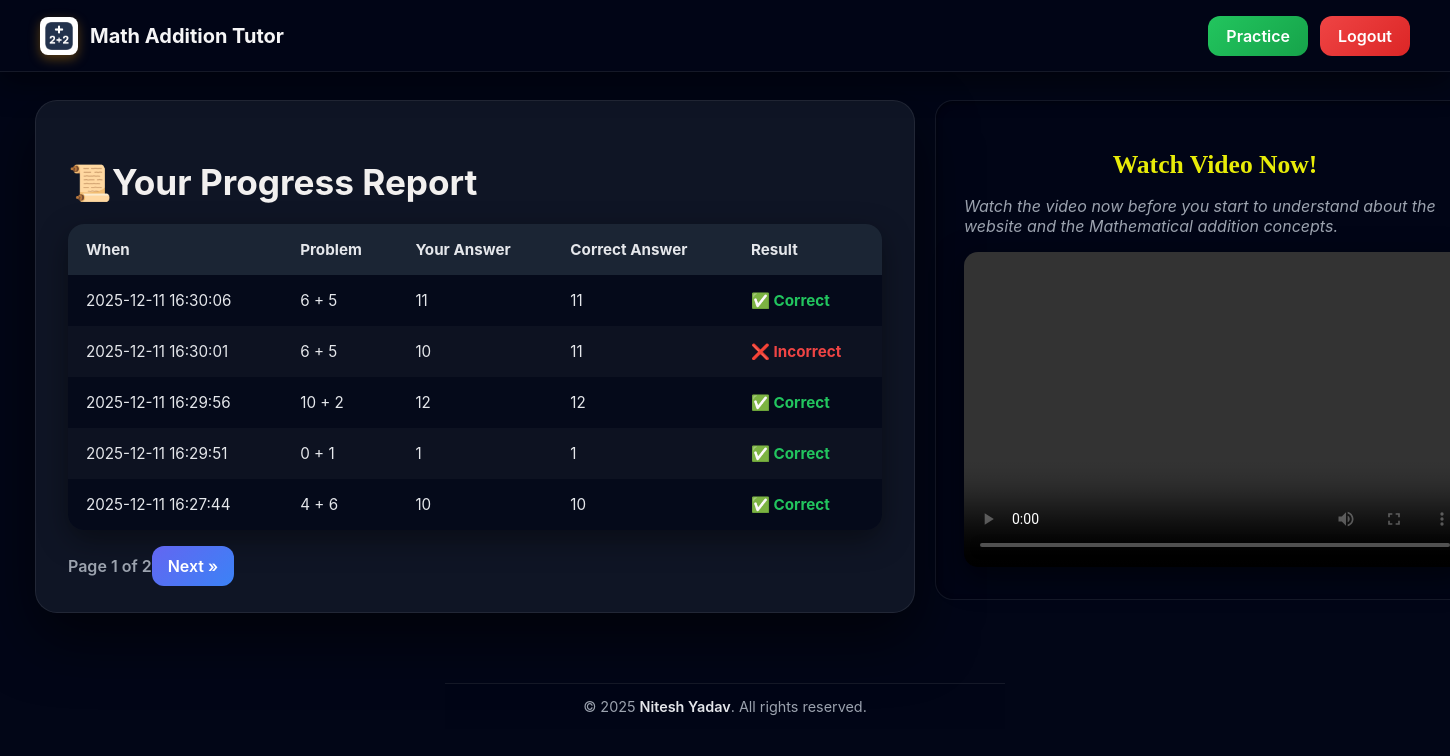
The app's page / (signed in) with its own data.
### app.py (models this page shows)
class Attempt(db.Model):
    id = db.Column(db.Integer, primary_key=True)
    user_id = db.Column(db.Integer, db.ForeignKey('user.id'), nullable=False)
    a = db.Column(db.Integer, nullable=False)
    b = db.Column(db.Integer, nullable=False)
    student_answer = db.Column(db.Integer, nullable=False)
    correct_answer = db.Column(db.Integer, nullable=False)
    is_correct = db.Column(db.Boolean, nullable=False)
    timestamp = db.Column(db.DateTime, default=db.func.current_timestamp())

### app.py (the view)
@app.route('/')
@login_required
def dashboard():
    page = request.args.get('page', 1, type=int)
    per_page = 10
    pagination = (
        Attempt.query.filter_by(user_id=current_user.id)
        .order_by(Attempt.timestamp.desc())
        .paginate(page=page, per_page=5, error_out=False)
    )
    return render_template(
        'dashboard.html',
        attempts=pagination.items,
        pagination=pagination,
    )

### app.py (called while the page is built)
@login_manager.user_loader
def load_user(user_id):
    return User.query.get(int(user_id))

### templates/dashboard.html (shortened to what this page needs)
{% extends "base.html" %}
{% block content %}
<div class="navbar">
  <div class="nav-left">
  <img src="{{ url_for('static', filename='assets/logo.png') }}" class="nav-logo" alt="Logo">
  <a href="{{ url_for('dashboard') }}">
    <span class="nav-title">Math Addition Tutor</span>
  </a>
</div>
  <div class="nav-right">
    <a href="{{ url_for('index') }}" class="btn-pmore-icon">Practice</a>
    <a href="{{ url_for('logout') }}" class="btn-logout-icon">Logout</a>
  </div>
</div>
<div class="main-container">
<div class="dashboard-container">
  <h1>📜Your Progress Report</h1>
  {% if attempts %}
  <table class="attempt-table">
    <thead>
      <tr>
        <th>When</th>
        <th>Problem</th>
        <th>Your Answer</th>
        <th>Correct Answer</th>
        <th>Result</th>
      </tr>
    </thead>
    <tbody>
      {% for attempt in attempts %}
      <tr>
        <td>{{ attempt.timestamp.strftime('%Y-%m-%d %H:%M:%S') if attempt.timestamp else '' }}</td>
        <td>{{ attempt.a }} + {{ attempt.b }}</td>
        <td>{{ attempt.student_answer }}</td>
        <td>{{ attempt.correct_answer }}</td>
        <td class="{{ 'correct' if attempt.is_correct else 'incorrect' }}">
          {{ "✅ Correct" if attempt.is_correct else "❌ Incorrect" }}
        </td>
      </tr>
      {% endfor %}
    </tbody>
  </table>
  <div class="pagination">
    <div>Page {{ pagination.page }} of {{ pagination.pages or 1 }}</div>
    <div>
      {% if pagination.has_next %}
        <a href="{{ url_for('dashboard', page=pagination.next_num) }}">Next »</a>
      {% endif %}
    </div>
  </div>
  {% else %}
    <p>No attempts yet. Try a problem first!</p>
  {% endif %}
</div>
<div class="video-section">
    <h2 class="video-text-tag">Watch Video Now!</h2>
    <p class="video-text-demo">Watch the video now before you start to understand about the website and the Mathematical addition concepts. </p>
    <video width="100%" height="315" controls>
      <source src="{{ url_for('static', filename='assets/demo.mp4') }}" type="video/mp4" />
    </video>
  </div>
  </div>
  <footer class="footer">
  © {{ current_year | default(2025) }} <span>Nitesh Yadav</span>. All rights reserved.
</footer>
{% endblock %}

### templates/base.html (style rules this page uses)
body { font-family: Arial; max-width: 600px; margin: 40px auto; padding: 0 20px; }

### templates/dashboard.html (style rules this page uses)
*, *::before, *::after { box-sizing: border-box; }
body { background: radial-gradient(circle at top, #020617, #020617); font-family: 'Inter', sans-serif; color: #e5e7eb; }
.main-container { margin-top: 100px; width: 100rem; display: flex; justify-content: center; align-items: flex-start; gap: 20px; margin-left: -30rem; }
.dashboard-container { width: 55rem; max-width: 55rem; padding: 36px 32px; background: rgba(17, 24, 39, 0.9); backdrop-filter: blur(14px); border-radius: 22px; box-shadow: 0 25px 60px rgba(0,0,0,0.6); border: 1px solid rgba(255,255,255,0.08); display: flex; justify-content: space-between; align-items: center; margin-bottom: 30px; flex-wrap: wrap; }
.video-section { width: 35rem; margin-top: 0; padding: 28px; background: rgba(2, 6, 23, 0.75); border-radius: 18px; border: 1px solid rgba(255,255,255,0.08); box-shadow: inset 0 2px 6px rgba(0,0,0,0.4); }
h1 { font-size: 2.2em; font-weight: 700; color: #f2f0ef; margin-bottom: 20px; }
.btn-pmore-icon { padding: 10px 18px; background: linear-gradient(135deg, #22c55e, #16a34a); color: white !important; border-radius: 12px; text-decoration: none; font-weight: 600; transition: 0.25s ease; }
.btn-logout-icon { padding: 10px 18px; background: linear-gradient(135deg, #ef4444, #dc2626); color: white !important; border-radius: 12px; text-decoration: none; font-weight: 600; transition: 0.25s ease; }
.attempt-table { width: 100%; border-collapse: collapse; border-radius: 16px; overflow: hidden; background: rgba(2, 6, 23, 0.7); box-shadow: 0 10px 30px rgba(0,0,0,0.4); }
.attempt-table thead { background: rgba(31, 41, 55, 0.9); }
.attempt-table th, .attempt-table td { padding: 16px 18px; text-align: left; font-size: 0.95em; }
.attempt-table th { color: #e5e7eb; font-weight: 700; }
.attempt-table tr:nth-child(even) { background: rgba(255,255,255,0.03); }
.correct { color: #22c55e; font-weight: 700; }
.incorrect { color: #ef4444; font-weight: 700; }
.pagination { margin-top: 26px; display: flex; justify-content: space-between; align-items: center; font-weight: 600; color: #9ca3af; }
.video-text-tag { align-items: center; display: flex; justify-content: space-around; }
.pagination a { padding: 10px 16px; background: linear-gradient(135deg, #6366f1, #3b82f6); color: white; border-radius: 12px; text-decoration: none; transition: 0.25s ease; }
.video-section h2 { font-size: 1.6em; font-family: Georgia; margin-bottom: 10px; color: #e8ec08; font-weight: bold; }
.video-section p { margin-bottom: 16px; color: #9ca3af; }
video { border-radius: 14px; box-shadow: 0 10px 30px rgba(0,0,0,0.5); }
.video-text-demo { color: #e5e7eb; font-style: italic; }
.footer { width: 100%; padding: 14px 0; text-align: center; background: rgba(2, 6, 23, 0.95); border-top: 1px solid rgba(255,255,255,0.08); color: #9ca3af; font-size: 0.9rem; margin-top: 40px; }
.footer span { color: #e5e7eb; font-weight: 600; }
.navbar { position: fixed; top: 0; left: 0; width: 100%; height: 72px; background: rgba(2, 6, 23, 0.9); backdrop-filter: blur(12px); border-bottom: 1px solid rgba(255,255,255,0.08); display: flex; justify-content: space-between; align-items: center; padding: 0 40px; z-index: 1000; box-shadow: 0 10px 30px rgba(0,0,0,0.5); }
.nav-left { display: flex; align-items: center; gap: 12px; }
.nav-logo { width: 38px; height: 38px; border-radius: 8px; background: white; box-shadow: 0 4px 12px rgba(218, 139, 11, 0.4); }
.nav-title { font-size: 20px; font-weight: 700; color: #f5f5f6; text-decoration: none; }
.nav-right { display: flex; gap: 12px; }
.nav-left a { text-decoration: none; }

### records on screen
Attempt: timestamp "2025-12-11 16:30:06", a "6", b "5", student_answer "11", correct_answer "11", is_correct "✅ Correct"
Attempt: timestamp "2025-12-11 16:30:01", a "6", b "5", student_answer "10", correct_answer "11", is_correct "❌ Incorrect"
Attempt: timestamp "2025-12-11 16:29:56", a "10", b "2", student_answer "12", correct_answer "12", is_correct "✅ Correct"
Attempt: timestamp "2025-12-11 16:29:51", a "0", b "1", student_answer "1", correct_answer "1", is_correct "✅ Correct"
Attempt: timestamp "2025-12-11 16:27:44", a "4", b "6", student_answer "10", correct_answer "10", is_correct "✅ Correct"

### other values on screen
{{ pagination.page }} "1"
{{ pagination.pages or 1 }} "2"
{{ current_year | default(2025) }} "2025"
